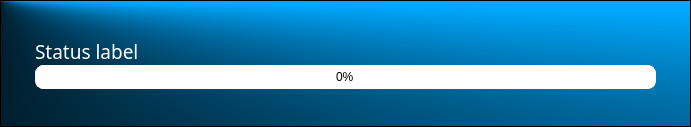
<?xml version="1.0" encoding="UTF-8"?>
<ui version="4.0">
 <class>LoginProgress</class>
 <widget class="QWidget" name="LoginProgress">
  <property name="geometry">
   <rect>
    <x>0</x>
    <y>0</y>
    <width>691</width>
    <height>127</height>
   </rect>
  </property>
  <property name="maximumSize">
   <size>
    <width>16777215</width>
    <height>127</height>
   </size>
  </property>
  <property name="windowTitle">
   <string>Form</string>
  </property>
  <property name="styleSheet">
   <string>QWidget#LoginProgress {
	background-color: rgba(255, 255, 255, 0);
}

QFrame#MainFrame {
	padding: 25px;
	background-color: qconicalgradient(cx:0, cy:0, angle:85.7, stop:0.460227 rgba(0, 0, 0, 255), stop:0.75 rgba(0, 169, 255, 255));
}

QLabel  {
	color: rgb(255, 255, 255);
}</string>
  </property>
  <layout class="QVBoxLayout" name="verticalLayout">
   <property name="spacing">
    <number>0</number>
   </property>
   <property name="margin">
    <number>0</number>
   </property>
   <item>
    <widget class="QFrame" name="MainFrame">
     <property name="frameShape">
      <enum>QFrame::StyledPanel</enum>
     </property>
     <property name="frameShadow">
      <enum>QFrame::Raised</enum>
     </property>
     <layout class="QVBoxLayout" name="verticalLayout_2" stretch="0,0,0">
      <item>
       <spacer name="verticalSpacer_2">
        <property name="orientation">
         <enum>Qt::Vertical</enum>
        </property>
        <property name="sizeHint" stdset="0">
         <size>
          <width>20</width>
          <height>40</height>
         </size>
        </property>
       </spacer>
      </item>
      <item>
       <layout class="QVBoxLayout" name="verticalLayout_3">
        <property name="spacing">
         <number>0</number>
        </property>
        <item>
         <widget class="QLabel" name="statusLabel">
          <property name="font">
           <font>
            <family>Estrangelo Edessa</family>
            <pointsize>14</pointsize>
           </font>
          </property>
          <property name="styleSheet">
           <string/>
          </property>
          <property name="text">
           <string>Status label</string>
          </property>
          <property name="indent">
           <number>0</number>
          </property>
         </widget>
        </item>
        <item>
         <widget class="QProgressBar" name="progressBar">
          <property name="styleSheet">
           <string>QProgressBar {
	color: rgb(0, 0, 0);
    border: 1px solid white;
	border-radius: 8px;
	text-align: center;
}

 QProgressBar::chunk {
	background-color: qlineargradient(spread:pad, x1:0.489, y1:0, x2:0.5, y2:1, stop:0 rgba(0, 169, 255, 200), stop:1 rgba(0, 0, 0, 255));
	border-bottom-left-radius: 7px;
	border-top-left-radius: 7px;
 }</string>
          </property>
          <property name="value">
           <number>0</number>
          </property>
          <property name="textVisible">
           <bool>true</bool>
          </property>
         </widget>
        </item>
       </layout>
      </item>
      <item>
       <spacer name="verticalSpacer">
        <property name="orientation">
         <enum>Qt::Vertical</enum>
        </property>
        <property name="sizeHint" stdset="0">
         <size>
          <width>20</width>
          <height>40</height>
         </size>
        </property>
       </spacer>
      </item>
     </layout>
    </widget>
   </item>
  </layout>
 </widget>
 <resources/>
 <connections/>
</ui>
